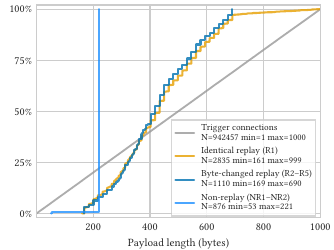

Python code for this plot:
#!/usr/bin/env python3

# Usage: cdf_payload_length_exp1a.py bj3-new_sfo1_ncatlike_all_columns_added.csv cdf_payload_length_exp1a.pdf

import getopt
import sys

import matplotlib
import matplotlib.pyplot as plt
import numpy as np
import pandas as pd

import common

FIGSIZE = (common.COLUMNWIDTH, 2.5)
# When Exp 1 was switched from sink mode (Exp 1.a) to responding mode (Exp 1.b).
RESPONDING_EXP_START_TS = 1590727761.602623000

# Read packets from CSV.
WANTED_PAYLOAD_TYPES = [0, 1, 2, 3]
_, (csv_filename, output_filename) = getopt.gnu_getopt(sys.argv[1:], "")
csv_iter = pd.read_csv(csv_filename, delimiter=";", iterator=True, chunksize=10000)
packets = pd.concat([
    chunk[chunk.payload_type.isin(WANTED_PAYLOAD_TYPES) & (chunk.frame_epoch_time < RESPONDING_EXP_START_TS)]
for chunk in csv_iter])

# Extract the subsets of packets we want to plot.
legit_psh_ack_packets = packets[packets.payload_type == 0]
replay_type1_packets = packets[packets.payload_type == 1]
replay_type2_packets = packets[packets.payload_type == 2]
non_replay_packets = packets[packets.payload_type == 3]

print(replay_type1_packets[replay_type1_packets.payload_len == 168])
print(replay_type1_packets[replay_type1_packets.payload_len == 264])
print(replay_type1_packets[replay_type1_packets.payload_len == 384])
print(replay_type1_packets[replay_type1_packets.payload_len == 688])
for (left, right), remainders in (
    ((168, 263), (9,)),
    ((264, 383), (9, 2)),
    ((384, 687), (2,)),
):
    group = replay_type1_packets[(left <= replay_type1_packets.payload_len) & (replay_type1_packets.payload_len <= right)]
    total = len(group)
    parts = [f"total: {total}"]
    for r in remainders:
        n = len(group[group.payload_len % 16 == r])
        parts.append(f"remainder {r}: {n} ({float(n) / total * 100:.1f}%)")
    print(f"{left}--{right}: " + "; ".join(parts))

fig = plt.figure(figsize=FIGSIZE)
ax = plt.axes()
ax.margins(0, 0.02)
ax.yaxis.set_major_locator(matplotlib.ticker.MultipleLocator(0.25))
ax.yaxis.set_major_formatter(matplotlib.ticker.PercentFormatter(1.0))

# Plot a CDF of the payload_len of the given packets.
def plot_cdf(packets, label, color):
    ax.step(
        *common.cdf(packets.payload_len),
        where="post",
        color=color, alpha=0.8,
        label=f"{label}\nN={len(packets)} min={min(packets.payload_len)} max={max(packets.payload_len)}",
    )

plot_cdf(legit_psh_ack_packets, "Trigger connections", common.COLOR_LEGIT)
plot_cdf(replay_type1_packets, "Identical replay (R1)", common.COLOR_IDENTICAL_REPLAY)
plot_cdf(replay_type2_packets, "Byte-changed replay (R2–R5)", common.COLOR_BYTECHANGED_REPLAY)
plot_cdf(non_replay_packets, "Non-replay (NR1–NR2)", common.COLOR_NON_REPLAY)

ax.set(xlabel="Payload length (bytes)")
legend = ax.legend(loc="upper left", bbox_to_anchor=(0.46, 0.48), fontsize="small")
# Make legend markers fully opaque: https://stackoverflow.com/a/42403471.
for handle in legend.legendHandles:
    handle._legmarker.set_alpha(1)

fig.subplots_adjust(left=0.11, bottom=0.13, right=0.96, top=0.98)
fig.savefig(output_filename, metadata={"CreationDate": None})
